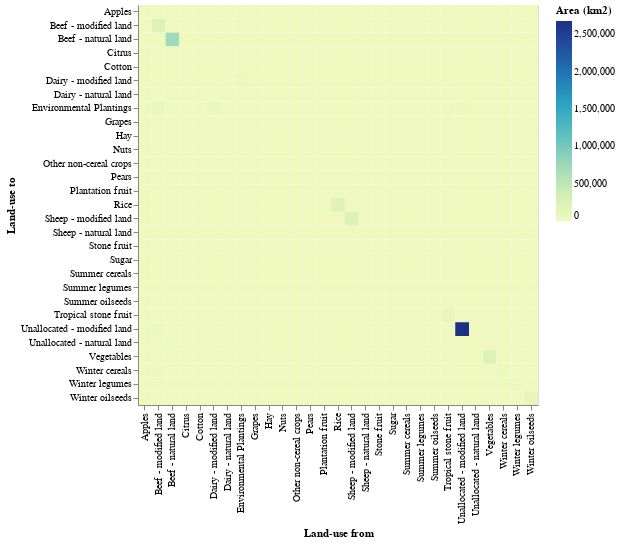

Notebook code cell kept with this figure:
### Code cell
# HIDE CODE
# plot the transition matrix using altair
import altair as alt

alt.Chart(crosstab_lu_all.reset_index()).mark_rect().encode(
    x='Land-use from:N',
    y='Land-use to:N',
    color='Area (km2):Q',
    tooltip=['Land-use from','Land-use to','Area (km2)']
).properties(
    width=400,
    height=400
).interactive()

### Figure 1 — Vega-Lite specification as saved in the notebook (floating-point values rounded to 4 significant figures; data arrays with more than 128 entries replaced by an {"elided": "..."} marker saying what was removed)
{"config": {"view": {"continuousWidth": 300, "continuousHeight": 300}}, "data": {"name": "data-d6df54df1cba7958902d05c14b041af3"}, "mark": {"type": "rect"}, "encoding": {"color": {"field": "Area (km2)", "type": "quantitative"}, "tooltip": [{"field": "Land-use from", "type": "nominal"}, {"field": "Land-use to", "type": "nominal"}, {"field": "Area (km2)", "type": "quantitative"}], "x": {"field": "Land-use from", "type": "nominal"}, "y": {"field": "Land-use to", "type": "nominal"}}, "height": 400, "params": [{"name": "param_2", "select": {"type": "interval", "encodings": ["x", "y"]}, "bind": "scales"}], "width": 400, "$schema": "https://vega.github.io/schema/vega-lite/v5.15.1.json", "datasets": {"data-d6df54df1cba7958902d05c14b041af3": {"elided": "841 records"}}}
